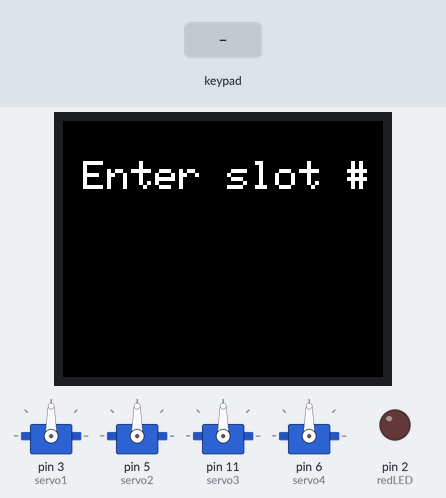
Simulated run of this sketch. Board: Arduino Uno, built with avr-gcc and run on an emulated ATmega328P. Parts: 4 × servo, 160×128 colour display, output pins drawn as LEDs (lit = HIGH). The inputs (shaded band) are chosen by the test bench. Pins used as bus, display or sensor lines are not drawn.

Above: at 2.3 s.
2.4 s: keypad keys 1 1 1 1 pressed 0.4 s apart
At 4.5 s:
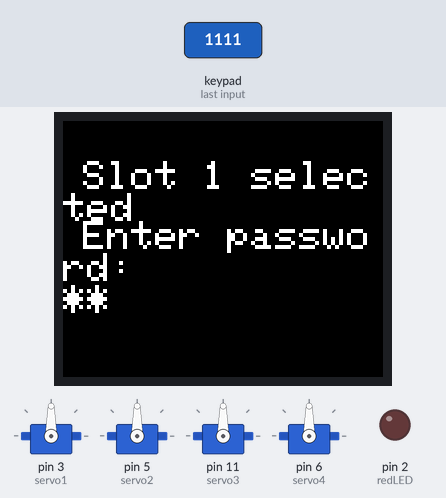
5.5 s: keypad keys 2 2 2 2 pressed 0.4 s apart
At 7.4 s:
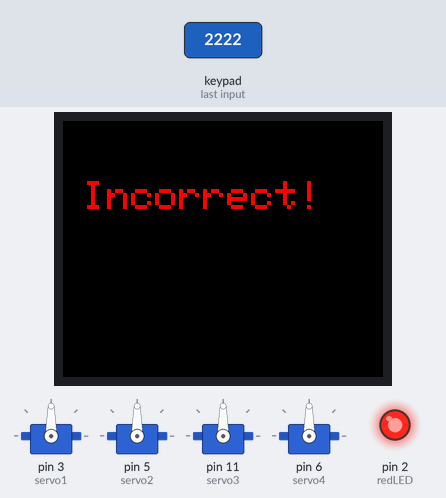
10.1 s: keypad keys 2 2 2 2 # pressed 0.4 s apart
At 13.5 s:
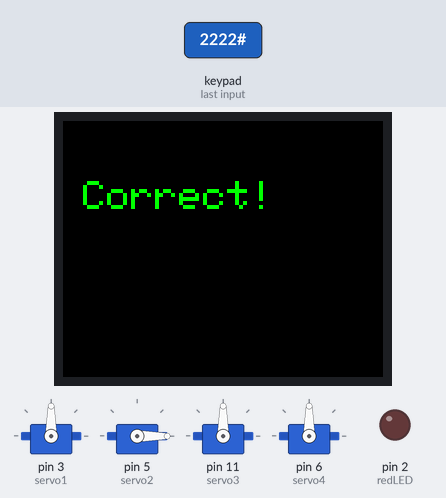
13.8 s: key 'A' pressed
At 16.5 s:
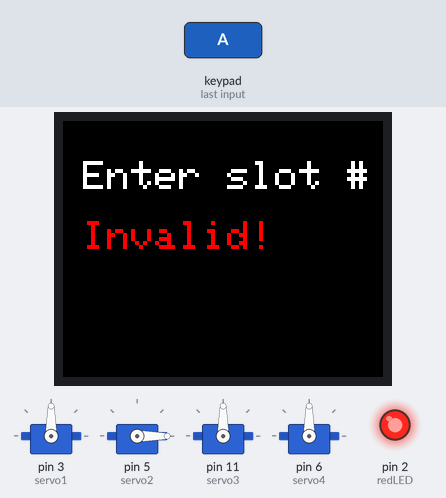
16.8 s: keypad keys 3 3 3 3 pressed 0.4 s apart
At 18.1 s:
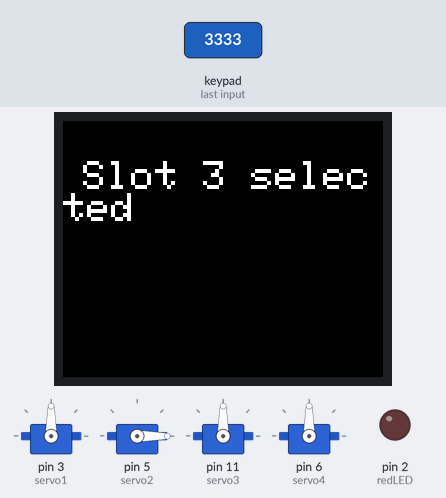
19.9 s: keypad keys 1 1 1 1 # pressed 0.4 s apart
At 25.3 s:
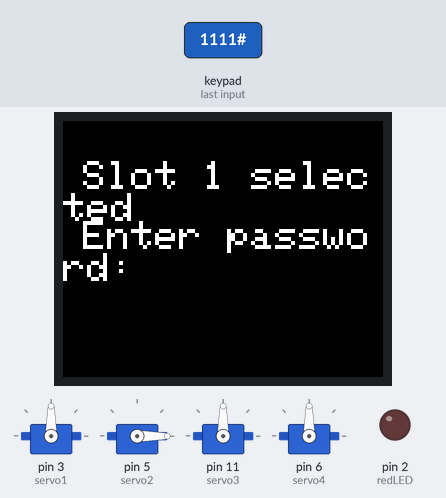
Timing chart, 0 to 25.9 s (numbered marks = the images above; inputs shaded):
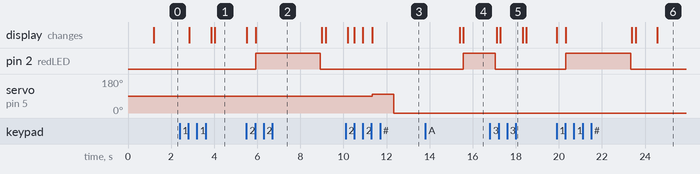

Measured:
- after the input at 2.4 s, the display: first changes after 0.43 s (image 1 shows a later state)
- after the input at 5.5 s, pin 2 (redLED): LOW → HIGH after 0.43 s, → LOW 3.0 s later; the display: first changes at once (image 2 shows a later state)
- after the input at 10.1 s, servo on pin 5 (servo2): 90° → 100° after 1.2 s, → 0° 1.0 s later; the display: first changes after 0.09 s (image 3 shows a later state)
- after the input at 13.8 s, pin 2 (redLED): LOW → HIGH after 1.7 s; the display: first differs from a run without the input after 1.7 s (image 4)
- after the input at 16.8 s, the display: first differs from a run without the input after 0.49 s (image 5)
- after the input at 19.9 s, pin 2 (redLED): LOW → HIGH after 0.43 s, → LOW 3.0 s later; the display: first changes at once (image 6 shows a later state)

The sketch:

CulminatingCode.ino
```cpp
#include <Adafruit_GFX.h>
#include <Adafruit_ST7735.h>
#include <SPI.h>
#include <Keypad.h>
#include <Servo.h>

// TFT wiring
#define TFT_CS     A4
#define TFT_RST    A2
#define TFT_DC     A3

Adafruit_ST7735 tft = Adafruit_ST7735(TFT_CS, TFT_DC, TFT_RST);

// Keypad setup
const byte ROWS = 4;
const byte COLS = 4;

char keys[ROWS][COLS] = {
  {'1','2','3','A'},
  {'4','5','6','B'},
  {'7','8','9','C'},
  {'*','0','#','D'}
};

byte rowPins[ROWS] = {12, 4, 10, 7};
byte colPins[COLS] = {8, 9, 1, 0};

Keypad keypad = Keypad(makeKeymap(keys), rowPins, colPins, ROWS, COLS);

// LED pins
const int redLED = 2;
const int greenLED = 17;

// Servo setup
Servo servo1;
Servo servo2;
Servo servo3;
Servo servo4;

String passwords[4] = {"1111", "2222", "3333", "4444"};  // Passwords for servos 1-4

void setup() {
  Serial.begin(9600);

  // Setup LED pins
  pinMode(redLED, OUTPUT);
  pinMode(greenLED, OUTPUT);
  digitalWrite(redLED, LOW);
  digitalWrite(greenLED, LOW);

  // Attach servos
  servo1.attach(3);
  servo2.attach(5);
  servo3.attach(11);
  servo4.attach(6);

  // Initialize TFT display
  tft.initR(INITR_BLACKTAB); // Try GREENTAB or REDTAB if screen stays white
  tft.fillScreen(ST77XX_BLACK);
  tft.setRotation(1);
  tft.setTextSize(2);
  tft.setTextColor(ST77XX_WHITE);
  tft.setCursor(10, 10);
  tft.println("Key Sorter");
  delay(1000);
}

void loop() {
   // Reset LEDs before every run
  digitalWrite(redLED, LOW);
  digitalWrite(greenLED, LOW);

  tft.fillScreen(ST77XX_BLACK);
  tft.setCursor(10, 20);
  tft.setTextColor(ST77XX_WHITE);
  tft.println("Enter slot #");
  tft.setCursor(10, 50);

  char key = waitForKeypad();

  digitalWrite(redLED, LOW);
  digitalWrite(greenLED, LOW);

  tft.fillScreen(ST77XX_BLACK);
  tft.setCursor(10, 20);
  tft.setTextColor(ST77XX_WHITE);
  tft.println("Enter slot #");
  tft.setCursor(10, 50);

  key = waitForKeypad();

  if (key < '1' || key > '4') {
    // Invalid selection
    tft.setTextColor(ST77XX_RED);
    tft.println("Invalid!");
    digitalWrite(redLED, HIGH);
    delay(1500);
    return;
  }

  int servoIndex = key - '1'; // Convert char '1'–'4' to index 0–3

  tft.fillScreen(ST77XX_BLACK);
  tft.setCursor(10, 20);
  tft.setTextColor(ST77XX_WHITE);
  tft.print("Slot ");
  tft.print(key);
  tft.println(" selected");
  delay(1000);

  tft.setCursor(10, 50);
  tft.println("Enter password:");

  String enteredPassword = "";
  while (enteredPassword.length() < 4) {
    char passKey = keypad.getKey();
    if (passKey != NO_KEY && isDigit(passKey)) {
      enteredPassword += passKey;
      tft.print("*");
    }
  }

  // Validate password
  if (enteredPassword == passwords[servoIndex]) {
    // Correct password
    tft.fillScreen(ST77XX_BLACK);
    tft.setCursor(10, 30);
    tft.setTextColor(ST77XX_GREEN);
    tft.println("Correct!");
    digitalWrite(greenLED, HIGH);
    moveServo(servoIndex + 1); // 1-based servo number
  } else {
    tft.fillScreen(ST77XX_BLACK);
    tft.setCursor(10, 30);
    tft.setTextColor(ST77XX_RED);
    tft.println("Incorrect!");
    digitalWrite(redLED, HIGH);
  }

  delay(3000); // Wait before restarting
}

// Wait for a valid key from keypad
char waitForKeypad() {
  char key = NO_KEY;
  while (key == NO_KEY) {
    key = keypad.getKey();
  }
  return key;
}

void moveServo(int num) {
  switch (num) {
    case 1:
      servo1.write(100);   // Move to 100 degrees
      break;
    case 2:
      servo2.write(100);
      break;
    case 3:
      servo3.write(100);
      break;
    case 4:
      servo4.write(100);
      break;
  }

  delay(1000); // Hold position for 1 second

  // Reset back to 0 degrees
  switch (num) {
    case 1:
      servo1.write(0);
      break;
    case 2:
      servo2.write(0);
      break;
    case 3:
      servo3.write(0);
      break;
    case 4:
      servo4.write(0);
      break;
  }
}
```
